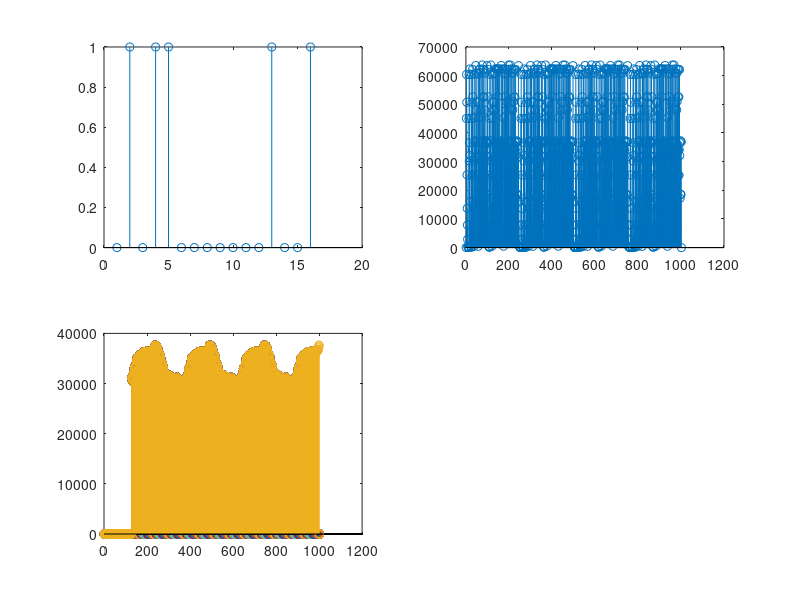

Write the MATLAB code that produced this figure.
clear all;
close all;

shift_reg = zeros(1, 16);
seed = [1 1 1 0 0 0 0 0 0 0 0 0 0 0 0 0];

shift_reg = seed;

num_itr = 1000;
values = zeros(1, num_itr+2);
avg = zeros(1, num_itr+2);

for kk = 1:16
  values(1) = values(1) + (2*seed(kk))^(kk-1);
end

wdw = 128;

figure(1);
subplot(2,2,1);
stem(shift_reg);
subplot(2,2,2);
stem(values);
subplot(2,2,3);
stem(avg);
hold on;




for ii = 1:num_itr+1
	shift_reg = circshift(shift_reg, -1);
	shift_reg(14) = xor(shift_reg(16), shift_reg(14));
	shift_reg(13) = xor(shift_reg(16), shift_reg(13));
    shift_reg(11) = xor(shift_reg(16), shift_reg(13));

    %Bit vector to integer
    for kk = 1:16
      values(ii+1) = values(ii+1) + (2*shift_reg(kk))^(kk-1);
    end

    %Running average
    if (ii > wdw)
    	avg(ii) = sum(values(ii-wdw:ii))/wdw;
    end
    
    if (mod(ii,10) == 0 )
      pause(.05);
      subplot(2,2,1);
      stem(shift_reg);
      subplot(2,2,2);
      stem(values);
      subplot(2,2,3);
      stem(avg);
    end

     
end


